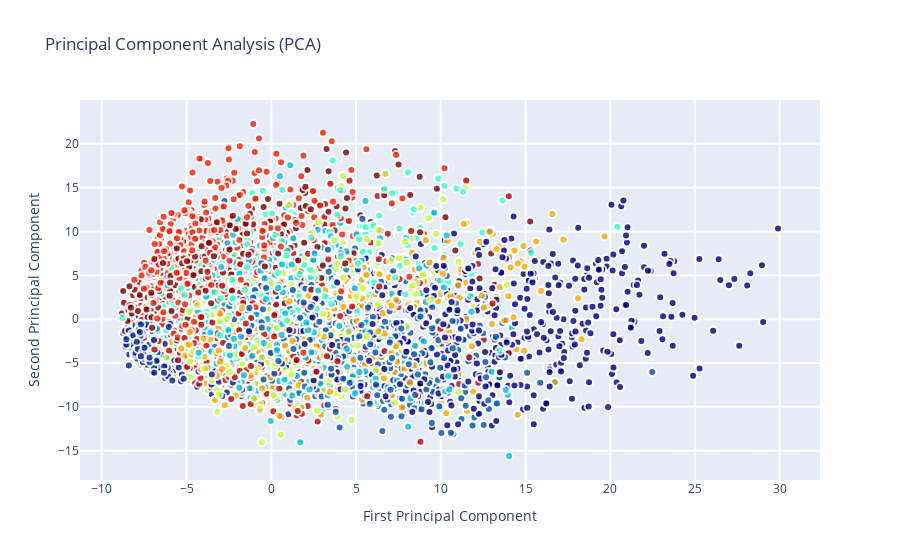

Source (notebook cell):
### Code cell
trace0 = go.Scatter(
    x = X_5d[:,0],
    y = X_5d[:,1],
#     name = Target,
#     hoveron = Target,
    mode = 'markers',
    text = Target,
    showlegend = False,
    marker = dict(
        size = 8,
        color = Target,
        colorscale ='Jet',
        showscale = False,
        line = dict(
            width = 2,
            color = 'rgb(255, 255, 255)'
        ),
        opacity = 0.8
    )
)
data = [trace0]

layout = go.Layout(
    title= 'Principal Component Analysis (PCA)',
    hovermode= 'closest',
    xaxis= dict(
         title= 'First Principal Component',
        ticklen= 5,
        zeroline= False,
        gridwidth= 2,
    ),
    yaxis=dict(
        title= 'Second Principal Component',
        ticklen= 5,
        gridwidth= 2,
    ),
    showlegend= True
)


fig = dict(data=data, layout=layout)
py.iplot(fig, filename='styled-scatter')

### Figure 1 — Plotly figure (JSON) as saved in the notebook; plotly's stock layout.template omitted (floating-point values rounded to 4 significant figures; data arrays with more than 128 entries replaced by an {"elided": "..."} marker saying what was removed)
{"data": [{"marker": {"color": {"elided": "6000 int values"}, "colorscale": [[0, "rgb(0,0,131)"], [0.2, "rgb(0,60,170)"], [0.4, "rgb(5,255,255)"], [0.6, "rgb(255,255,0)"], [0.8, "rgb(250,0,0)"], [1, "rgb(128,0,0)"]], "line": {"color": "rgb(255, 255, 255)", "width": 2}, "opacity": 0.8, "showscale": false, "size": 8}, "mode": "markers", "showlegend": false, "text": {"elided": "6000 int values"}, "type": "scatter", "x": {"elided": "6000 float values"}, "y": {"elided": "6000 float values"}}], "layout": {"hovermode": "closest", "showlegend": true, "title": {"text": "Principal Component Analysis (PCA)"}, "xaxis": {"gridwidth": 2, "ticklen": 5, "title": {"text": "First Principal Component"}, "zeroline": false}, "yaxis": {"gridwidth": 2, "ticklen": 5, "title": {"text": "Second Principal Component"}}}}
